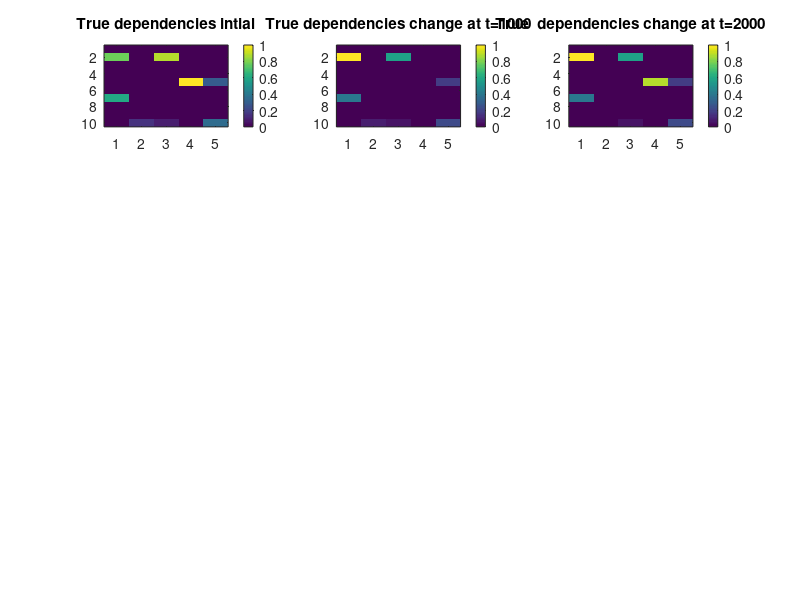

This figure's MATLAB source: (Note: this script raises an error after producing the figure.)
% Dictionary based NL-TISO is implemented in this code. This implementation
% builds dictionary based on the simalarity measured using kernal
% functions. The length of the dictionary is not fixed in this
% implementation.

% Comment#2 to test git branch
clc
clear all
close all
% filename = './data/sytem20.mat';
% Data_struct = load(filename,'-mat');
% M_x=Data_struct.m_X;
noOfNodes        = 5;
filtOrder        = 2;
T=1;
noOfObservations = 3000
D=30;
order=2;
gamma_RF=1e-3;
gamma_NLTISO=1e-1;
lamda=10/10;
edge_probability=.1;

for kk=1:10
    A=[];
    for i=1:order
        temp1=10*rand(noOfNodes,noOfNodes).*(rand(noOfNodes,noOfNodes)<edge_probability);
        A=[A;temp1];
    end
    if all(A(:)==0)==1
            A=zeros(10,5);
        [len_A,bred_A]=size(A)
        ad_in=randi([1,len_A*bred_A],1,1);
         A(ad_in)=10+5*randn;
        ad_in=randi([1,len_A*bred_A],1,1);
        A(ad_in)=10+5*randn;
         ad_in=randi([1,len_A*bred_A],1,1);
        A(ad_in)=10+5*randn;
    end

%         A=zeros(10,5);
%         [len_A,bred_A]=size(A)
%         ad_in=randi([1,len_A*bred_A],1,1);
%          A(ad_in)=10+5*randn;
%         ad_in=randi([1,len_A*bred_A],1,1);
%         A(ad_in)=10+5*randn;
%          ad_in=randi([1,len_A*bred_A],1,1);
%         A(ad_in)=10+5*randn;
    A1=A/max(max(A));
    subplot(4,3,1)
    imagesc(A/max(A(:)))
    title('True dependencies intial')
    colorbar;
    alpha=.1*rand(noOfNodes,noOfObservations);
    y_initial=1*randn(noOfNodes ,1);
    y=[y_initial];
    Ksigma=10;
    gsigma=Ksigma;
    Gscale=(1/sqrt(2*pi)/Ksigma);
    gscale=Gscale;
    GausDenom=-1/2/Ksigma^2;
    T=250
    T_Beta=3*rand(order*noOfNodes,noOfNodes,T);
    
    M_x=zeros(noOfNodes ,noOfNodes );
    M_x(:,1)=y_initial+.1*randn;
    for ii=2:T+order
        temp=A(1:noOfNodes ,:)*y_initial;
        M_x(:,ii)=temp+.1*rand;
        y_initial= M_x(:,ii);
    end
    
    for ii=T+order+1:noOfObservations
        if ii==1000
            list_nz=find(A);
            len=length(list_nz);
            rem_in=randi([1,len],1,1);
            rem=list_nz(rem_in);
            A(rem)=0;
            [len_A,bred_A]=size(A)
            ad_in=randi([1,len_A*bred_A],1,1)
            A(ad_in)=10+5*randn;
            %                 A=zeros(10,5);
            %         [len_A,bred_A]=size(A)
            %                 ad_in=randi([1,len_A*bred_A],1,1)
            %                 A(ad_in)=8;
            A2=A/max(max(A));
            subplot(4,3,2)
            imagesc(A/max(A(:)))
            title('True dependencies change at t=1000')
            colorbar;
            
        end
        if ii==2000
            list_nz=find(A);
            len=length(list_nz);
            rem_in=randi([1,len],1,1);
            rem=list_nz(rem_in);
            A(rem)=0;
            [len_A,bred_A]=size(A)
            ad_in=randi([1,len_A*bred_A],1,1)
             A(ad_in)=10+5*randn;
            %                 A=zeros(10,5);
            %         [len_A,bred_A]=size(A)
            %                 ad_in=randi([1,len_A*bred_A],1,1)
            %                 A(ad_in)=6;
            A3=A/max(max(A));
            subplot(4,3,3)
            imagesc(A/max(A(:)))
            title('True  dependencies change at t=2000')
            colorbar;
            
        end
        
        for k=1:noOfNodes
            temp=0;
            for m=1:order
                for l=1:noOfNodes
                    temp=temp+ A(noOfNodes *(m-1)+k,l)*((1*gscale*exp(-10000000*(M_x(l,ii-m-T:ii-m-1)-M_x(l,ii-m)).^2/(10*gsigma*gsigma))*reshape(T_Beta(noOfNodes *(m-1)+k,l,:),[T,1]))+(0*gscale*exp(-1000000*(M_x(l,ii-m-T:ii-m-1)-M_x(l,ii-m)).^2/(2*gsigma*gsigma))*reshape(T_Beta(noOfNodes *(m-1)+k,l,:),[T,1])));
                    
                end
            end
            M_x(k,ii)=temp+.05*randn;
            
        end
        
    end
    m_X=M_x;
    %  m_X=normalize(m_X,2);
    Ksigma=10;
    vsigma=[10 10 10 10 10];
    for i=1:noOfNodes
        v(i,:,:)=vsigma(i)*vsigma(i)*randn(1,filtOrder,D);
    end
    Gscale=(1/sqrt(2*pi)/Ksigma);
    alpha=zeros(noOfNodes,noOfNodes,filtOrder,noOfObservations);
    Kernal=zeros(noOfNodes,filtOrder,noOfObservations);
    [pred_RF1,alpha_RF1,mse_RF1(kk,:),pmdRF1(kk,:),pfaRF1(kk,:)]=NLTISORFF(order,lamda,gamma_RF,vsigma,m_X,noOfNodes,filtOrder,noOfObservations,10,A1,A2,A3);
    [pred_RF2,alpha_RF2,mse_RF2(kk,:),pmdRF2(kk,:),pfaRF2(kk,:)]=NLTISORFF(order,lamda,gamma_RF,vsigma,m_X,noOfNodes,filtOrder,noOfObservations,30,A1,A2,A3);
    [pred_RF3,alpha_RF3,mse_RF3(kk,:),pmdRF3(kk,:),pfaRF3(kk,:)]=NLTISORFF(order,lamda,gamma_RF,vsigma,m_X,noOfNodes,filtOrder,noOfObservations,100,A1,A2,A3);
        [pred_NLTISO,alpha_NLTISO,mse_NL(kk,:),pmd1(kk,:),pfa1(kk,:)]=NLTISOF(order,lamda,gamma_NLTISO,Ksigma,m_X,noOfNodes,filtOrder,noOfObservations,D,A1,A2,A3);
    
    %%%%Moving average
    for t=12:noOfObservations
        movavg_pred(:,t)=sum(m_X(:,t-11:t-1),2)/10;
    end
    
end
% figure
% plot(sum(mse_RF(:,300:end))/10,'LineWidth',2)
% hold on
% plot(sum(mse_NL(:,300:end))/10,'LineWidth',2)
% hold on
% plot( sum(mse_t(:,300:end))/10,'LineWidth',2)
% lgd1=legend('RF-NLTISO','NLTISO','TIRSO')
% set(lgd1,'fontsize',18)
% ylable('MSE','FontSize',18)
% xlabel('t','FontSize',18)
figure
plot((sum(pmd1))/10,'LineWidth',2);
hold on
plot((sum(pmdRF1))/10,'LineWidth',2);
hold on
plot((sum(pmdRF2))/10,'LineWidth',2);
hold on
plot((sum(pmdRF3))/10,'LineWidth',2);
title('Probability of miss detection ')
lgd2=legend('NL-TISO','RF-NLTISO-D=10','RF-NLTISO-D=30','RF-NLTISO-D=100')
set(lgd2,'fontsize',18)
ylabel('P_{MD}','FontSize',18)
xlabel('t','FontSize',18)

figure
plot(sum(pfa1)/10,'LineWidth',2);
hold on
plot(sum(pfaRF1)/10,'LineWidth',2);
hold on
plot(sum(pfaRF2)/10,'LineWidth',2);
hold on
plot(sum(pfaRF3)/10,'LineWidth',2);
title('Probability of false alarm detection ')
lgd3=legend('NL-TISO','RF-NLTISO-D=10','RF-NLTISO-D=30','RF-NLTISO-D=100')
set(lgd3,'fontsize',18)
ylabel('P_{FA}','FontSize',18)
xlabel('t','FontSize',18)


% Full_Ker_time=toc;
% Psuedo_Adj=(sum(alpha_RF.^2,4)).^0.5
% plot(pred_RF(1,:),'LineWidth',2)
% hold on
% plot(m_X(1,1:noOfObservations),'LineWidth',2)
% hold on
% plot(movavg_pred(1,:))
% hold on
% % plot(pred_NLTISO(15,:),'LineWidth',2)
% legend('prediction (RF)','orginal','Moving Average')
% alpha_full=alpha(:);
% Num_samples_Dict=Kernal_Size_Dict(3);
% Num_samples_Ful=Kernal_Size_Full(3);
% title_str=strcat('NoSamplesDict=',num2str(Num_samples_Dict),', ',...
%     'NoSamplesFull=',num2str(Num_samples_Ful))
% title(title_str)
%
% Kernal_Size_Dict
% Kernal_Size_Full
% Full_Ker_time
% Dict_time
function [predt,alpha,mse,pmd,pfa]= NLTISOF(order,lamda,gamma,Ksigma,m_X,noOfNodes,filtOrder,noOfObservations,D,A1,A2,A3)
Gscale=(1/sqrt(2*pi)/Ksigma);
alpha=zeros(noOfNodes,noOfNodes,filtOrder,noOfObservations);
Kernal=zeros(noOfNodes,filtOrder,noOfObservations);

eta=1/gamma;
%% new code
for t=filtOrder+1:noOfObservations
    if t<1000
        Psuedo_Adj=(sum(alpha.^2,4)).^0.5;
        B=[Psuedo_Adj(:,:,1);Psuedo_Adj(:,:,2) ];
        C=B/max(B(:));
        
        if t==990
            
            subplot(4,3,7)
            imagesc(B/max(B(:)))
            title('NLTISO-Estimate at t=990')
            colorbar;
            
        end
        countmd=0;
        MF=wthresh(C-A1,'h',.5);
         MF(isnan(MF))=0;
        pfa(t)=(sum(sum(MF))-1)/50;
           indmd=find(A1);
        
        cv=wthresh(1-abs(A1(indmd)-C(indmd)),'h',.4);
        cv(isnan(cv))=1;
        cunt=nnz(cv);
        tcount=nnz(indmd);
        
       pmd(t)=(tcount-cunt)/ tcount;
    elseif t<2000
        Psuedo_Adj=(sum(alpha.^2,4)).^0.5;
        B=[Psuedo_Adj(:,:,1);Psuedo_Adj(:,:,2) ];
        C=B/max(B(:));
        if t==1990
            
            
            subplot(4,3,8)
            imagesc(B/max(B(:)))
            title('NLTISO-Estimate at t=1990');
            colorbar;
            
        end
        countmd=0;
        MF=wthresh(C-A2,'h',.5);
        MF(isnan(MF))=0;
        pfa(t)=(sum(sum(MF))-1)/50;
          indmd=find(A2);
        
        cv=wthresh(1-abs(A2(indmd)-C(indmd)),'h',.4);
         cv(isnan(cv))=1;
        cunt=nnz(cv);
        tcount=nnz(indmd);
        
       pmd(t)=(tcount-cunt)/ tcount;
    else
        Psuedo_Adj=(sum(alpha.^2,4)).^0.5;
        B=[Psuedo_Adj(:,:,1);Psuedo_Adj(:,:,2) ];
        C=B/max(B(:));
        if t==2990
            
            
            subplot(4,3,9)
            imagesc(B/max(B(:)))
            title('NLTISO-Estimate at t=2000');
            colorbar;
            
        end
        countmd=0;
        MF=wthresh(C-A3,'h',.5);
        MF(isnan(MF))=0;
        pfa(t)=(sum(sum(MF))-1)/50;
         indmd=find(A3);
        
        cv=wthresh(1-abs(A3(indmd)-C(indmd)),'s',.4);
         cv(isnan(cv))=1;
        cunt=nnz(cv);
        tcount=nnz(indmd);
        
       pmd(t)=(tcount-cunt)/ tcount;
    end
    for n1=1:noOfNodes
        m_X_P_pre=m_X(n1,t-filtOrder:t-1);
        m_X_P=flip(m_X_P_pre);
        m_X_P_big=repmat(m_X_P',1,t);
        Kernal(n1,:,1:t)=Gscale*exp(-1000*(m_X_P_big-m_X(n1,1:t)).^2);
    end
    K_vec=vec(Kernal(:,:,1:t));
    for n1=1:noOfNodes
        predt(n1,t)=(vec(alpha(n1,:,:,1:t)))'*K_vec;
        grad_vec=(vec(alpha(n1,:,:,1:t)))'*K_vec*K_vec'-K_vec'*m_X(n1,t);
        error_temp(n1)=(predt(n1,t)-m_X(n1,t))^2;
        grad=reshape(grad_vec,noOfNodes,filtOrder,t);
        g=eta*squeeze(alpha(n1,:,:,1:t))-grad;
        alpha(n1,:,:,1:t)= SoftThresold(g,t,noOfNodes,eta,lamda,n1,order);
    end
    error(:,t)=error_temp;
    mse(t)=sum(error_temp)/(sum(m_X(:,t).^2));
    (sum(alpha.^2,4)).^0.5;
end
end
function [predt,alpha,mse,pmd,pfa]= NLTISORFF(order,lamda,gamma,vsigma,m_X,noOfNodes,filtOrder,noOfObservations,D,A1,A2,A3)
Kernal=zeros(noOfNodes,filtOrder,2*D);

for i=1:noOfNodes
    v(i,:,:)=vsigma(i)*vsigma(i)*randn(1,filtOrder,D);
end

eta=1/gamma;

alpha=zeros(noOfNodes,noOfNodes,filtOrder,2*D);
tic
%%RF-TISO
for t=filtOrder+1:noOfObservations
    if t<1000
        Psuedo_Adj=(sum(alpha.^2,4)).^0.5;
        B=[Psuedo_Adj(:,:,1);Psuedo_Adj(:,:,2) ];
        C=B/max(B(:));
        
        if t==990
            
            subplot(4,3,7)
            imagesc(B/max(B(:)))
            title('RFTISO-Estimate at t=990')
            colorbar;
            
        end
        countmd=0;
        indmd=find(A1);
        MF=wthresh((C-A1),'h',.5);
        MF(isnan(MF))=0;
        pfa(t)=(sum(sum(MF))-1)/50;
        indmd=find(A1);
        
        cv=wthresh(1-abs(A1(indmd)-C(indmd)),'h',.4);
        cv(isnan(cv))=1;
        cunt=nnz(cv);
        tcount=nnz(indmd);
        
       pmd(t)=(tcount-cunt)/ tcount;
        
    elseif t<2000
        Psuedo_Adj=(sum(alpha.^2,4)).^0.5;
        B=[Psuedo_Adj(:,:,1);Psuedo_Adj(:,:,2) ];
        C=B/max(B(:));
        if t==1990
            
            
            subplot(4,3,8)
            imagesc(B/max(B(:)))
            title('RFTISO-Estimate at t=1990');
            colorbar;
            
        end
        countmd=0;
        indmd=find(A2);
        MF=wthresh(C-A1,'h',.5);
        MF(isnan(MF))=0;
        pfa(t)=(sum(sum(MF))-1)/50;
        
         indmd=find(A2);
        
        cv=wthresh(1-abs(A2(indmd)-C(indmd)),'h',.4);
         cv(isnan(cv))=1;
        cunt=nnz(cv);
        tcount=nnz(indmd);
        
       pmd(t)=(tcount-cunt)/ tcount;
    else
        Psuedo_Adj=(sum(alpha.^2,4)).^0.5;
        B=[Psuedo_Adj(:,:,1);Psuedo_Adj(:,:,2) ];
        C=B/max(B(:));
        if t==2990
            
            
            subplot(4,3,9)
            imagesc(B/max(B(:)))
            title('RFTISO-Estimate at t=2000');
            colorbar;
            
        end
        countmd=0;
        indmd=find(A3);
        MF=wthresh(C-A1,'h',.49);
        MF(isnan(MF))=0;
        pfa(t)=(sum(sum(MF))-1)/50;
        
         indmd=find(A3);
        
        cv=wthresh(1-abs(A3(indmd)-C(indmd)),'h',.4);
         cv(isnan(cv))=1;
        cunt=nnz(cv);
        tcount=nnz(indmd);
        
       pmd(t)=(tcount-cunt)/ tcount;
    end
    for n1=1:noOfNodes
        
        for tau=1:filtOrder
            m_X_P_pre=m_X(n1,t-tau);
            v_vec=v(n1,tau,:);
            
            
            
            Kernal(n1,tau,1:2*D)=[reshape((sin(m_X_P_pre*v_vec)),[1,D]) reshape((cos(m_X_P_pre*v_vec)),[1,D])];
        end
    end
    
    Kernal_Size_Full=size(Kernal);
    K_vec=vec(Kernal(:,:,1:2*D));
    for n1=1:noOfNodes
        predt(n1,t)=(vec(alpha(n1,:,:,1:2*D)))'*K_vec;
        grad_vec=(vec(alpha(n1,:,:,1:2*D)))'*K_vec*K_vec'-K_vec'*m_X(n1,t);
        error_temp(n1)=(predt(n1,t)-m_X(n1,t))^2;
        grad=reshape(grad_vec,noOfNodes,filtOrder,2*D);
        g=eta*squeeze(alpha(n1,:,:,1:2*D))-grad;
        alpha(n1,:,:,1:2*D)= SoftThresold(g,2*D,noOfNodes,eta,lamda,n1,order);
    end
    error(:,t)=error_temp;
    mse(t)=sum(error_temp)/sum(m_X(:,t).^2);
end
end
function [alpha_temp] =SoftThresold(g,t,noOfNodes,eta,lamda,n1,order)
alpha_temp=zeros(size(g));
for n2=1:noOfNodes
    for m=1:order
        alpha_temp(n2,m,:)=g(n2,m,:)/eta;
        alpha_temp(n2,m,:)=g(n2,m,:)/eta*max(0,(1-lamda/norm(reshape(g(n2,m,:),1,t))));
    end
end
end
